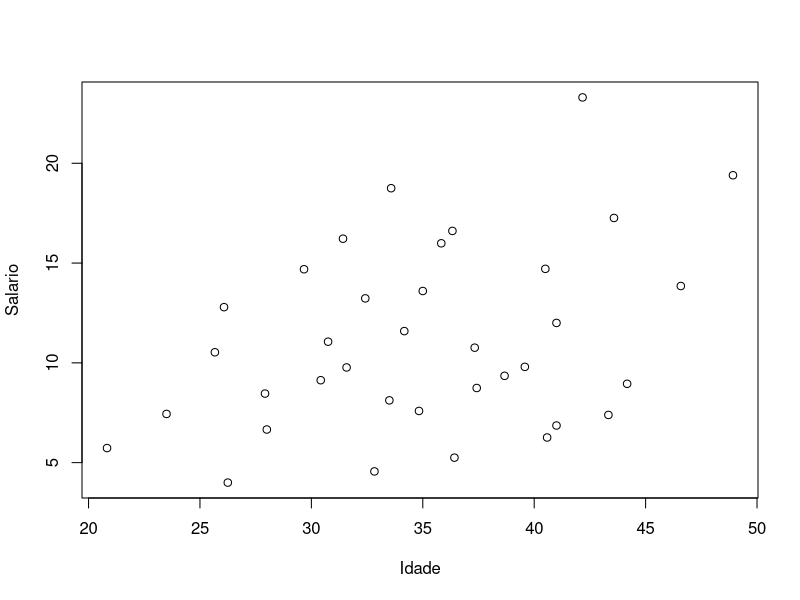

Write R code to recreate this figure. (Note: this script raises an error after producing the figure.)
########## QUESTAO 01 ############

dados <- read.csv("dados.csv", sep = ";", dec = ",")
attach(dados)

## LETRA A ##

plot(dados$idade,dados$salario, xlab = "Idade", ylab = "Salario")

## LETRA C ##

cor(dados$idade, dados$salario)

## LETRA D ##

model <- lm(dados$idade ~ dados$salario)

## LETRA E ##

X< dados$idade
Y<-dados$salario
lm(Y~X)
plot(X,Y)
abline(lm(Y ~ X))

########## QUESTAO 02 ############

## LETRA A ##

cor(dados$idade, dados$salario)

a <- lm(dados$idade ~ dados$salario)
summary(a)

## LETRA B ##

cor(dados$idade**2, dados$salario)

b <- lm(dados$idade**2 ~ dados$salario)
summary(b)

## LETRA C ##

cor(log(dados$idade), dados$salario)

c <- lm(log(dados$idade) ~ dados$salario)
summary(c)

## LETRA D ##

cor(sqrt(dados$idade), dados$salario)

d <- lm(sqrt(dados$idade) ~ dados$salario)
summary(d)


## LETRA E ##

cor(1/dados$idade, dados$salario)

e <- lm(1/dados$idade ~ dados$salario)
summary(e)
